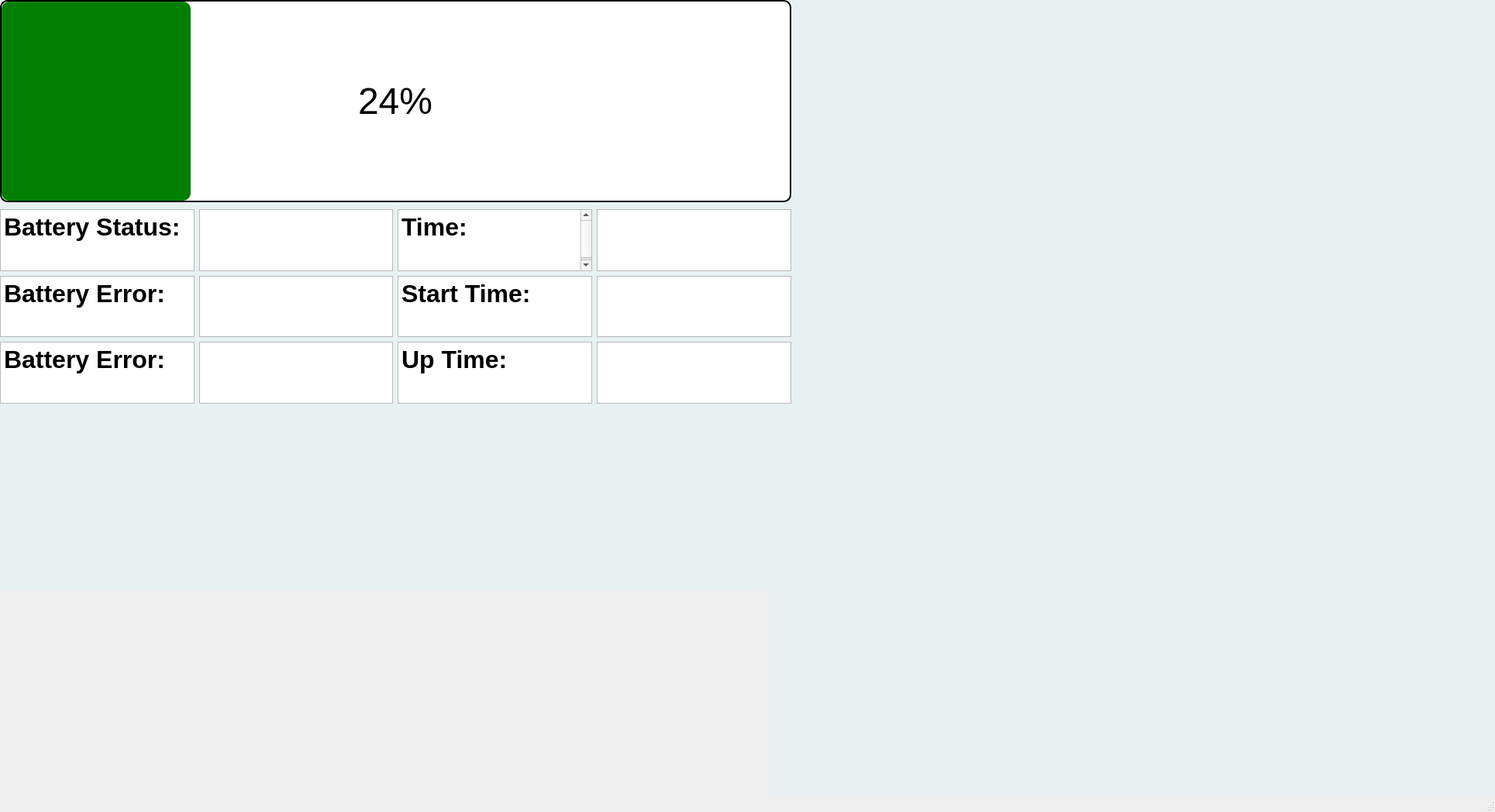
<?xml version="1.0" encoding="UTF-8"?>
<ui version="4.0">
 <class>MainWindow</class>
 <widget class="QMainWindow" name="MainWindow">
  <property name="geometry">
   <rect>
    <x>0</x>
    <y>0</y>
    <width>1929</width>
    <height>1048</height>
   </rect>
  </property>
  <property name="windowTitle">
   <string>MainWindow</string>
  </property>
  <widget class="QWidget" name="centralwidget">
   <widget class="QLabel" name="label">
    <property name="geometry">
     <rect>
      <x>-200</x>
      <y>-660</y>
      <width>2141</width>
      <height>1421</height>
     </rect>
    </property>
    <property name="palette">
     <palette>
      <active>
       <colorrole role="WindowText">
        <brush brushstyle="SolidPattern">
         <color alpha="255">
          <red>0</red>
          <green>0</green>
          <blue>0</blue>
         </color>
        </brush>
       </colorrole>
       <colorrole role="Button">
        <brush brushstyle="SolidPattern">
         <color alpha="255">
          <red>232</red>
          <green>241</green>
          <blue>242</blue>
         </color>
        </brush>
       </colorrole>
       <colorrole role="Light">
        <brush brushstyle="SolidPattern">
         <color alpha="255">
          <red>255</red>
          <green>255</green>
          <blue>255</blue>
         </color>
        </brush>
       </colorrole>
       <colorrole role="Midlight">
        <brush brushstyle="SolidPattern">
         <color alpha="255">
          <red>243</red>
          <green>248</green>
          <blue>248</blue>
         </color>
        </brush>
       </colorrole>
       <colorrole role="Dark">
        <brush brushstyle="SolidPattern">
         <color alpha="255">
          <red>116</red>
          <green>120</green>
          <blue>121</blue>
         </color>
        </brush>
       </colorrole>
       <colorrole role="Mid">
        <brush brushstyle="SolidPattern">
         <color alpha="255">
          <red>155</red>
          <green>161</green>
          <blue>161</blue>
         </color>
        </brush>
       </colorrole>
       <colorrole role="Text">
        <brush brushstyle="SolidPattern">
         <color alpha="255">
          <red>0</red>
          <green>0</green>
          <blue>0</blue>
         </color>
        </brush>
       </colorrole>
       <colorrole role="BrightText">
        <brush brushstyle="SolidPattern">
         <color alpha="255">
          <red>255</red>
          <green>255</green>
          <blue>255</blue>
         </color>
        </brush>
       </colorrole>
       <colorrole role="ButtonText">
        <brush brushstyle="SolidPattern">
         <color alpha="255">
          <red>0</red>
          <green>0</green>
          <blue>0</blue>
         </color>
        </brush>
       </colorrole>
       <colorrole role="Base">
        <brush brushstyle="SolidPattern">
         <color alpha="255">
          <red>255</red>
          <green>255</green>
          <blue>255</blue>
         </color>
        </brush>
       </colorrole>
       <colorrole role="Window">
        <brush brushstyle="SolidPattern">
         <color alpha="255">
          <red>232</red>
          <green>241</green>
          <blue>242</blue>
         </color>
        </brush>
       </colorrole>
       <colorrole role="Shadow">
        <brush brushstyle="SolidPattern">
         <color alpha="255">
          <red>0</red>
          <green>0</green>
          <blue>0</blue>
         </color>
        </brush>
       </colorrole>
       <colorrole role="Highlight">
        <brush brushstyle="SolidPattern">
         <color alpha="255">
          <red>255</red>
          <green>0</green>
          <blue>0</blue>
         </color>
        </brush>
       </colorrole>
       <colorrole role="AlternateBase">
        <brush brushstyle="SolidPattern">
         <color alpha="255">
          <red>243</red>
          <green>248</green>
          <blue>248</blue>
         </color>
        </brush>
       </colorrole>
       <colorrole role="ToolTipBase">
        <brush brushstyle="SolidPattern">
         <color alpha="255">
          <red>255</red>
          <green>255</green>
          <blue>220</blue>
         </color>
        </brush>
       </colorrole>
       <colorrole role="ToolTipText">
        <brush brushstyle="SolidPattern">
         <color alpha="255">
          <red>0</red>
          <green>0</green>
          <blue>0</blue>
         </color>
        </brush>
       </colorrole>
      </active>
      <inactive>
       <colorrole role="WindowText">
        <brush brushstyle="SolidPattern">
         <color alpha="255">
          <red>0</red>
          <green>0</green>
          <blue>0</blue>
         </color>
        </brush>
       </colorrole>
       <colorrole role="Button">
        <brush brushstyle="SolidPattern">
         <color alpha="255">
          <red>232</red>
          <green>241</green>
          <blue>242</blue>
         </color>
        </brush>
       </colorrole>
       <colorrole role="Light">
        <brush brushstyle="SolidPattern">
         <color alpha="255">
          <red>255</red>
          <green>255</green>
          <blue>255</blue>
         </color>
        </brush>
       </colorrole>
       <colorrole role="Midlight">
        <brush brushstyle="SolidPattern">
         <color alpha="255">
          <red>243</red>
          <green>248</green>
          <blue>248</blue>
         </color>
        </brush>
       </colorrole>
       <colorrole role="Dark">
        <brush brushstyle="SolidPattern">
         <color alpha="255">
          <red>116</red>
          <green>120</green>
          <blue>121</blue>
         </color>
        </brush>
       </colorrole>
       <colorrole role="Mid">
        <brush brushstyle="SolidPattern">
         <color alpha="255">
          <red>155</red>
          <green>161</green>
          <blue>161</blue>
         </color>
        </brush>
       </colorrole>
       <colorrole role="Text">
        <brush brushstyle="SolidPattern">
         <color alpha="255">
          <red>0</red>
          <green>0</green>
          <blue>0</blue>
         </color>
        </brush>
       </colorrole>
       <colorrole role="BrightText">
        <brush brushstyle="SolidPattern">
         <color alpha="255">
          <red>255</red>
          <green>255</green>
          <blue>255</blue>
         </color>
        </brush>
       </colorrole>
       <colorrole role="ButtonText">
        <brush brushstyle="SolidPattern">
         <color alpha="255">
          <red>0</red>
          <green>0</green>
          <blue>0</blue>
         </color>
        </brush>
       </colorrole>
       <colorrole role="Base">
        <brush brushstyle="SolidPattern">
         <color alpha="255">
          <red>255</red>
          <green>255</green>
          <blue>255</blue>
         </color>
        </brush>
       </colorrole>
       <colorrole role="Window">
        <brush brushstyle="SolidPattern">
         <color alpha="255">
          <red>232</red>
          <green>241</green>
          <blue>242</blue>
         </color>
        </brush>
       </colorrole>
       <colorrole role="Shadow">
        <brush brushstyle="SolidPattern">
         <color alpha="255">
          <red>0</red>
          <green>0</green>
          <blue>0</blue>
         </color>
        </brush>
       </colorrole>
       <colorrole role="Highlight">
        <brush brushstyle="SolidPattern">
         <color alpha="255">
          <red>255</red>
          <green>0</green>
          <blue>0</blue>
         </color>
        </brush>
       </colorrole>
       <colorrole role="AlternateBase">
        <brush brushstyle="SolidPattern">
         <color alpha="255">
          <red>243</red>
          <green>248</green>
          <blue>248</blue>
         </color>
        </brush>
       </colorrole>
       <colorrole role="ToolTipBase">
        <brush brushstyle="SolidPattern">
         <color alpha="255">
          <red>255</red>
          <green>255</green>
          <blue>220</blue>
         </color>
        </brush>
       </colorrole>
       <colorrole role="ToolTipText">
        <brush brushstyle="SolidPattern">
         <color alpha="255">
          <red>0</red>
          <green>0</green>
          <blue>0</blue>
         </color>
        </brush>
       </colorrole>
      </inactive>
      <disabled>
       <colorrole role="WindowText">
        <brush brushstyle="SolidPattern">
         <color alpha="255">
          <red>116</red>
          <green>120</green>
          <blue>121</blue>
         </color>
        </brush>
       </colorrole>
       <colorrole role="Button">
        <brush brushstyle="SolidPattern">
         <color alpha="255">
          <red>232</red>
          <green>241</green>
          <blue>242</blue>
         </color>
        </brush>
       </colorrole>
       <colorrole role="Light">
        <brush brushstyle="SolidPattern">
         <color alpha="255">
          <red>255</red>
          <green>255</green>
          <blue>255</blue>
         </color>
        </brush>
       </colorrole>
       <colorrole role="Midlight">
        <brush brushstyle="SolidPattern">
         <color alpha="255">
          <red>243</red>
          <green>248</green>
          <blue>248</blue>
         </color>
        </brush>
       </colorrole>
       <colorrole role="Dark">
        <brush brushstyle="SolidPattern">
         <color alpha="255">
          <red>116</red>
          <green>120</green>
          <blue>121</blue>
         </color>
        </brush>
       </colorrole>
       <colorrole role="Mid">
        <brush brushstyle="SolidPattern">
         <color alpha="255">
          <red>155</red>
          <green>161</green>
          <blue>161</blue>
         </color>
        </brush>
       </colorrole>
       <colorrole role="Text">
        <brush brushstyle="SolidPattern">
         <color alpha="255">
          <red>116</red>
          <green>120</green>
          <blue>121</blue>
         </color>
        </brush>
       </colorrole>
       <colorrole role="BrightText">
        <brush brushstyle="SolidPattern">
         <color alpha="255">
          <red>255</red>
          <green>255</green>
          <blue>255</blue>
         </color>
        </brush>
       </colorrole>
       <colorrole role="ButtonText">
        <brush brushstyle="SolidPattern">
         <color alpha="255">
          <red>116</red>
          <green>120</green>
          <blue>121</blue>
         </color>
        </brush>
       </colorrole>
       <colorrole role="Base">
        <brush brushstyle="SolidPattern">
         <color alpha="255">
          <red>232</red>
          <green>241</green>
          <blue>242</blue>
         </color>
        </brush>
       </colorrole>
       <colorrole role="Window">
        <brush brushstyle="SolidPattern">
         <color alpha="255">
          <red>232</red>
          <green>241</green>
          <blue>242</blue>
         </color>
        </brush>
       </colorrole>
       <colorrole role="Shadow">
        <brush brushstyle="SolidPattern">
         <color alpha="255">
          <red>0</red>
          <green>0</green>
          <blue>0</blue>
         </color>
        </brush>
       </colorrole>
       <colorrole role="Highlight">
        <brush brushstyle="SolidPattern">
         <color alpha="255">
          <red>0</red>
          <green>120</green>
          <blue>215</blue>
         </color>
        </brush>
       </colorrole>
       <colorrole role="AlternateBase">
        <brush brushstyle="SolidPattern">
         <color alpha="255">
          <red>232</red>
          <green>241</green>
          <blue>242</blue>
         </color>
        </brush>
       </colorrole>
       <colorrole role="ToolTipBase">
        <brush brushstyle="SolidPattern">
         <color alpha="255">
          <red>255</red>
          <green>255</green>
          <blue>220</blue>
         </color>
        </brush>
       </colorrole>
       <colorrole role="ToolTipText">
        <brush brushstyle="SolidPattern">
         <color alpha="255">
          <red>0</red>
          <green>0</green>
          <blue>0</blue>
         </color>
        </brush>
       </colorrole>
      </disabled>
     </palette>
    </property>
    <property name="autoFillBackground">
     <bool>true</bool>
    </property>
    <property name="styleSheet">
     <string notr="true"/>
    </property>
    <property name="text">
     <string/>
    </property>
   </widget>
   <widget class="QProgressBar" name="progressBar">
    <property name="geometry">
     <rect>
      <x>0</x>
      <y>0</y>
      <width>1021</width>
      <height>261</height>
     </rect>
    </property>
    <property name="font">
     <font>
      <pointsize>36</pointsize>
     </font>
    </property>
    <property name="styleSheet">
     <string notr="true">QProgressBar {
    border: 2px solid black;
    border-radius: 10px;
    background: white;
    text-align: center;
}
QProgressBar::chunk {
    background: green;
    border-radius: 10px;
}</string>
    </property>
    <property name="value">
     <number>24</number>
    </property>
   </widget>
   <widget class="QLabel" name="label_2">
    <property name="geometry">
     <rect>
      <x>990</x>
      <y>490</y>
      <width>2141</width>
      <height>1421</height>
     </rect>
    </property>
    <property name="palette">
     <palette>
      <active>
       <colorrole role="WindowText">
        <brush brushstyle="SolidPattern">
         <color alpha="255">
          <red>0</red>
          <green>0</green>
          <blue>0</blue>
         </color>
        </brush>
       </colorrole>
       <colorrole role="Button">
        <brush brushstyle="SolidPattern">
         <color alpha="255">
          <red>232</red>
          <green>241</green>
          <blue>242</blue>
         </color>
        </brush>
       </colorrole>
       <colorrole role="Light">
        <brush brushstyle="SolidPattern">
         <color alpha="255">
          <red>255</red>
          <green>255</green>
          <blue>255</blue>
         </color>
        </brush>
       </colorrole>
       <colorrole role="Midlight">
        <brush brushstyle="SolidPattern">
         <color alpha="255">
          <red>243</red>
          <green>248</green>
          <blue>248</blue>
         </color>
        </brush>
       </colorrole>
       <colorrole role="Dark">
        <brush brushstyle="SolidPattern">
         <color alpha="255">
          <red>116</red>
          <green>120</green>
          <blue>121</blue>
         </color>
        </brush>
       </colorrole>
       <colorrole role="Mid">
        <brush brushstyle="SolidPattern">
         <color alpha="255">
          <red>155</red>
          <green>161</green>
          <blue>161</blue>
         </color>
        </brush>
       </colorrole>
       <colorrole role="Text">
        <brush brushstyle="SolidPattern">
         <color alpha="255">
          <red>0</red>
          <green>0</green>
          <blue>0</blue>
         </color>
        </brush>
       </colorrole>
       <colorrole role="BrightText">
        <brush brushstyle="SolidPattern">
         <color alpha="255">
          <red>255</red>
          <green>255</green>
          <blue>255</blue>
         </color>
        </brush>
       </colorrole>
       <colorrole role="ButtonText">
        <brush brushstyle="SolidPattern">
         <color alpha="255">
          <red>0</red>
          <green>0</green>
          <blue>0</blue>
         </color>
        </brush>
       </colorrole>
       <colorrole role="Base">
        <brush brushstyle="SolidPattern">
         <color alpha="255">
          <red>255</red>
          <green>255</green>
          <blue>255</blue>
         </color>
        </brush>
       </colorrole>
       <colorrole role="Window">
        <brush brushstyle="SolidPattern">
         <color alpha="255">
          <red>232</red>
          <green>241</green>
          <blue>242</blue>
         </color>
        </brush>
       </colorrole>
       <colorrole role="Shadow">
        <brush brushstyle="SolidPattern">
         <color alpha="255">
          <red>0</red>
          <green>0</green>
          <blue>0</blue>
         </color>
        </brush>
       </colorrole>
       <colorrole role="Highlight">
        <brush brushstyle="SolidPattern">
         <color alpha="255">
          <red>255</red>
          <green>0</green>
          <blue>0</blue>
         </color>
        </brush>
       </colorrole>
       <colorrole role="AlternateBase">
        <brush brushstyle="SolidPattern">
         <color alpha="255">
          <red>243</red>
          <green>248</green>
          <blue>248</blue>
         </color>
        </brush>
       </colorrole>
       <colorrole role="ToolTipBase">
        <brush brushstyle="SolidPattern">
         <color alpha="255">
          <red>255</red>
          <green>255</green>
          <blue>220</blue>
         </color>
        </brush>
       </colorrole>
       <colorrole role="ToolTipText">
        <brush brushstyle="SolidPattern">
         <color alpha="255">
          <red>0</red>
          <green>0</green>
          <blue>0</blue>
         </color>
        </brush>
       </colorrole>
      </active>
      <inactive>
       <colorrole role="WindowText">
        <brush brushstyle="SolidPattern">
         <color alpha="255">
          <red>0</red>
          <green>0</green>
          <blue>0</blue>
         </color>
        </brush>
       </colorrole>
       <colorrole role="Button">
        <brush brushstyle="SolidPattern">
         <color alpha="255">
          <red>232</red>
          <green>241</green>
          <blue>242</blue>
         </color>
        </brush>
       </colorrole>
       <colorrole role="Light">
        <brush brushstyle="SolidPattern">
         <color alpha="255">
          <red>255</red>
          <green>255</green>
          <blue>255</blue>
         </color>
        </brush>
       </colorrole>
       <colorrole role="Midlight">
        <brush brushstyle="SolidPattern">
         <color alpha="255">
          <red>243</red>
          <green>248</green>
          <blue>248</blue>
         </color>
        </brush>
       </colorrole>
       <colorrole role="Dark">
        <brush brushstyle="SolidPattern">
         <color alpha="255">
          <red>116</red>
          <green>120</green>
          <blue>121</blue>
         </color>
        </brush>
       </colorrole>
       <colorrole role="Mid">
        <brush brushstyle="SolidPattern">
         <color alpha="255">
          <red>155</red>
          <green>161</green>
          <blue>161</blue>
         </color>
        </brush>
       </colorrole>
       <colorrole role="Text">
        <brush brushstyle="SolidPattern">
         <color alpha="255">
          <red>0</red>
          <green>0</green>
          <blue>0</blue>
         </color>
        </brush>
       </colorrole>
       <colorrole role="BrightText">
        <brush brushstyle="SolidPattern">
         <color alpha="255">
          <red>255</red>
          <green>255</green>
          <blue>255</blue>
         </color>
        </brush>
       </colorrole>
       <colorrole role="ButtonText">
        <brush brushstyle="SolidPattern">
         <color alpha="255">
          <red>0</red>
          <green>0</green>
          <blue>0</blue>
         </color>
        </brush>
       </colorrole>
       <colorrole role="Base">
        <brush brushstyle="SolidPattern">
         <color alpha="255">
          <red>255</red>
          <green>255</green>
          <blue>255</blue>
         </color>
        </brush>
       </colorrole>
       <colorrole role="Window">
        <brush brushstyle="SolidPattern">
         <color alpha="255">
          <red>232</red>
          <green>241</green>
          <blue>242</blue>
         </color>
        </brush>
       </colorrole>
       <colorrole role="Shadow">
        <brush brushstyle="SolidPattern">
         <color alpha="255">
          <red>0</red>
          <green>0</green>
          <blue>0</blue>
         </color>
        </brush>
       </colorrole>
       <colorrole role="Highlight">
        <brush brushstyle="SolidPattern">
         <color alpha="255">
          <red>255</red>
          <green>0</green>
          <blue>0</blue>
         </color>
        </brush>
       </colorrole>
       <colorrole role="AlternateBase">
        <brush brushstyle="SolidPattern">
         <color alpha="255">
          <red>243</red>
          <green>248</green>
          <blue>248</blue>
         </color>
        </brush>
       </colorrole>
       <colorrole role="ToolTipBase">
        <brush brushstyle="SolidPattern">
         <color alpha="255">
          <red>255</red>
          <green>255</green>
          <blue>220</blue>
         </color>
        </brush>
       </colorrole>
       <colorrole role="ToolTipText">
        <brush brushstyle="SolidPattern">
         <color alpha="255">
          <red>0</red>
          <green>0</green>
          <blue>0</blue>
         </color>
        </brush>
       </colorrole>
      </inactive>
      <disabled>
       <colorrole role="WindowText">
        <brush brushstyle="SolidPattern">
         <color alpha="255">
          <red>116</red>
          <green>120</green>
          <blue>121</blue>
         </color>
        </brush>
       </colorrole>
       <colorrole role="Button">
        <brush brushstyle="SolidPattern">
         <color alpha="255">
          <red>232</red>
          <green>241</green>
          <blue>242</blue>
         </color>
        </brush>
       </colorrole>
       <colorrole role="Light">
        <brush brushstyle="SolidPattern">
         <color alpha="255">
          <red>255</red>
          <green>255</green>
          <blue>255</blue>
         </color>
        </brush>
       </colorrole>
       <colorrole role="Midlight">
        <brush brushstyle="SolidPattern">
         <color alpha="255">
          <red>243</red>
          <green>248</green>
          <blue>248</blue>
         </color>
        </brush>
       </colorrole>
       <colorrole role="Dark">
        <brush brushstyle="SolidPattern">
         <color alpha="255">
          <red>116</red>
          <green>120</green>
          <blue>121</blue>
         </color>
        </brush>
       </colorrole>
       <colorrole role="Mid">
        <brush brushstyle="SolidPattern">
         <color alpha="255">
          <red>155</red>
          <green>161</green>
          <blue>161</blue>
         </color>
        </brush>
       </colorrole>
       <colorrole role="Text">
        <brush brushstyle="SolidPattern">
         <color alpha="255">
          <red>116</red>
          <green>120</green>
          <blue>121</blue>
         </color>
        </brush>
       </colorrole>
       <colorrole role="BrightText">
        <brush brushstyle="SolidPattern">
         <color alpha="255">
          <red>255</red>
          <green>255</green>
          <blue>255</blue>
         </color>
        </brush>
       </colorrole>
       <colorrole role="ButtonText">
        <brush brushstyle="SolidPattern">
         <color alpha="255">
          <red>116</red>
          <green>120</green>
          <blue>121</blue>
         </color>
        </brush>
       </colorrole>
       <colorrole role="Base">
        <brush brushstyle="SolidPattern">
         <color alpha="255">
          <red>232</red>
          <green>241</green>
          <blue>242</blue>
         </color>
        </brush>
       </colorrole>
       <colorrole role="Window">
        <brush brushstyle="SolidPattern">
         <color alpha="255">
          <red>232</red>
          <green>241</green>
          <blue>242</blue>
         </color>
        </brush>
       </colorrole>
       <colorrole role="Shadow">
        <brush brushstyle="SolidPattern">
         <color alpha="255">
          <red>0</red>
          <green>0</green>
          <blue>0</blue>
         </color>
        </brush>
       </colorrole>
       <colorrole role="Highlight">
        <brush brushstyle="SolidPattern">
         <color alpha="255">
          <red>0</red>
          <green>120</green>
          <blue>215</blue>
         </color>
        </brush>
       </colorrole>
       <colorrole role="AlternateBase">
        <brush brushstyle="SolidPattern">
         <color alpha="255">
          <red>232</red>
          <green>241</green>
          <blue>242</blue>
         </color>
        </brush>
       </colorrole>
       <colorrole role="ToolTipBase">
        <brush brushstyle="SolidPattern">
         <color alpha="255">
          <red>255</red>
          <green>255</green>
          <blue>220</blue>
         </color>
        </brush>
       </colorrole>
       <colorrole role="ToolTipText">
        <brush brushstyle="SolidPattern">
         <color alpha="255">
          <red>0</red>
          <green>0</green>
          <blue>0</blue>
         </color>
        </brush>
       </colorrole>
      </disabled>
     </palette>
    </property>
    <property name="autoFillBackground">
     <bool>true</bool>
    </property>
    <property name="styleSheet">
     <string notr="true"/>
    </property>
    <property name="text">
     <string/>
    </property>
   </widget>
   <widget class="QWidget" name="">
    <property name="geometry">
     <rect>
      <x>0</x>
      <y>270</y>
      <width>1021</width>
      <height>251</height>
     </rect>
    </property>
    <layout class="QGridLayout" name="gridLayout">
     <item row="0" column="0">
      <widget class="QTextEdit" name="textEdit">
       <property name="html">
        <string>&lt;!DOCTYPE HTML PUBLIC &quot;-//W3C//DTD HTML 4.0//EN&quot; &quot;http://www.w3.org/TR/REC-html40/strict.dtd&quot;&gt;
&lt;html&gt;&lt;head&gt;&lt;meta name=&quot;qrichtext&quot; content=&quot;1&quot; /&gt;&lt;style type=&quot;text/css&quot;&gt;
p, li { white-space: pre-wrap; }
&lt;/style&gt;&lt;/head&gt;&lt;body style=&quot; font-family:'MS Shell Dlg 2'; font-size:7.875pt; font-weight:400; font-style:normal;&quot;&gt;
&lt;p style=&quot; margin-top:0px; margin-bottom:0px; margin-left:0px; margin-right:0px; -qt-block-indent:0; text-indent:0px;&quot;&gt;&lt;span style=&quot; font-size:24pt; font-weight:600;&quot;&gt;Battery Status:&lt;/span&gt;&lt;/p&gt;&lt;/body&gt;&lt;/html&gt;</string>
       </property>
      </widget>
     </item>
     <item row="0" column="1">
      <widget class="QTextEdit" name="textEdit_2">
       <property name="html">
        <string>&lt;!DOCTYPE HTML PUBLIC &quot;-//W3C//DTD HTML 4.0//EN&quot; &quot;http://www.w3.org/TR/REC-html40/strict.dtd&quot;&gt;
&lt;html&gt;&lt;head&gt;&lt;meta name=&quot;qrichtext&quot; content=&quot;1&quot; /&gt;&lt;style type=&quot;text/css&quot;&gt;
p, li { white-space: pre-wrap; }
&lt;/style&gt;&lt;/head&gt;&lt;body style=&quot; font-family:'MS Shell Dlg 2'; font-size:7.875pt; font-weight:400; font-style:normal;&quot;&gt;
&lt;p style=&quot;-qt-paragraph-type:empty; margin-top:0px; margin-bottom:0px; margin-left:0px; margin-right:0px; -qt-block-indent:0; text-indent:0px;&quot;&gt;&lt;br /&gt;&lt;/p&gt;&lt;/body&gt;&lt;/html&gt;</string>
       </property>
      </widget>
     </item>
     <item row="0" column="2">
      <widget class="QTextEdit" name="textEdit_4">
       <property name="html">
        <string>&lt;!DOCTYPE HTML PUBLIC &quot;-//W3C//DTD HTML 4.0//EN&quot; &quot;http://www.w3.org/TR/REC-html40/strict.dtd&quot;&gt;
&lt;html&gt;&lt;head&gt;&lt;meta name=&quot;qrichtext&quot; content=&quot;1&quot; /&gt;&lt;style type=&quot;text/css&quot;&gt;
p, li { white-space: pre-wrap; }
&lt;/style&gt;&lt;/head&gt;&lt;body style=&quot; font-family:'MS Shell Dlg 2'; font-size:7.875pt; font-weight:400; font-style:normal;&quot;&gt;
&lt;p style=&quot; margin-top:0px; margin-bottom:0px; margin-left:0px; margin-right:0px; -qt-block-indent:0; text-indent:0px;&quot;&gt;&lt;span style=&quot; font-size:24pt; font-weight:600;&quot;&gt;Time:&lt;/span&gt;&lt;/p&gt;
&lt;p style=&quot;-qt-paragraph-type:empty; margin-top:0px; margin-bottom:0px; margin-left:0px; margin-right:0px; -qt-block-indent:0; text-indent:0px; font-size:24pt; font-weight:600;&quot;&gt;&lt;br /&gt;&lt;/p&gt;&lt;/body&gt;&lt;/html&gt;</string>
       </property>
      </widget>
     </item>
     <item row="0" column="3">
      <widget class="QTextEdit" name="textEdit_3">
       <property name="html">
        <string>&lt;!DOCTYPE HTML PUBLIC &quot;-//W3C//DTD HTML 4.0//EN&quot; &quot;http://www.w3.org/TR/REC-html40/strict.dtd&quot;&gt;
&lt;html&gt;&lt;head&gt;&lt;meta name=&quot;qrichtext&quot; content=&quot;1&quot; /&gt;&lt;style type=&quot;text/css&quot;&gt;
p, li { white-space: pre-wrap; }
&lt;/style&gt;&lt;/head&gt;&lt;body style=&quot; font-family:'MS Shell Dlg 2'; font-size:7.875pt; font-weight:400; font-style:normal;&quot;&gt;
&lt;p style=&quot;-qt-paragraph-type:empty; margin-top:0px; margin-bottom:0px; margin-left:0px; margin-right:0px; -qt-block-indent:0; text-indent:0px;&quot;&gt;&lt;br /&gt;&lt;/p&gt;&lt;/body&gt;&lt;/html&gt;</string>
       </property>
      </widget>
     </item>
     <item row="1" column="0">
      <widget class="QTextEdit" name="textEdit_6">
       <property name="html">
        <string>&lt;!DOCTYPE HTML PUBLIC &quot;-//W3C//DTD HTML 4.0//EN&quot; &quot;http://www.w3.org/TR/REC-html40/strict.dtd&quot;&gt;
&lt;html&gt;&lt;head&gt;&lt;meta name=&quot;qrichtext&quot; content=&quot;1&quot; /&gt;&lt;style type=&quot;text/css&quot;&gt;
p, li { white-space: pre-wrap; }
&lt;/style&gt;&lt;/head&gt;&lt;body style=&quot; font-family:'MS Shell Dlg 2'; font-size:7.875pt; font-weight:400; font-style:normal;&quot;&gt;
&lt;p style=&quot; margin-top:0px; margin-bottom:0px; margin-left:0px; margin-right:0px; -qt-block-indent:0; text-indent:0px;&quot;&gt;&lt;span style=&quot; font-size:24pt; font-weight:600;&quot;&gt;Battery Error:&lt;/span&gt;&lt;/p&gt;&lt;/body&gt;&lt;/html&gt;</string>
       </property>
      </widget>
     </item>
     <item row="1" column="1">
      <widget class="QTextEdit" name="textEdit_7">
       <property name="html">
        <string>&lt;!DOCTYPE HTML PUBLIC &quot;-//W3C//DTD HTML 4.0//EN&quot; &quot;http://www.w3.org/TR/REC-html40/strict.dtd&quot;&gt;
&lt;html&gt;&lt;head&gt;&lt;meta name=&quot;qrichtext&quot; content=&quot;1&quot; /&gt;&lt;style type=&quot;text/css&quot;&gt;
p, li { white-space: pre-wrap; }
&lt;/style&gt;&lt;/head&gt;&lt;body style=&quot; font-family:'MS Shell Dlg 2'; font-size:7.875pt; font-weight:400; font-style:normal;&quot;&gt;
&lt;p style=&quot;-qt-paragraph-type:empty; margin-top:0px; margin-bottom:0px; margin-left:0px; margin-right:0px; -qt-block-indent:0; text-indent:0px;&quot;&gt;&lt;br /&gt;&lt;/p&gt;&lt;/body&gt;&lt;/html&gt;</string>
       </property>
      </widget>
     </item>
     <item row="1" column="2">
      <widget class="QTextEdit" name="textEdit_13">
       <property name="html">
        <string>&lt;!DOCTYPE HTML PUBLIC &quot;-//W3C//DTD HTML 4.0//EN&quot; &quot;http://www.w3.org/TR/REC-html40/strict.dtd&quot;&gt;
&lt;html&gt;&lt;head&gt;&lt;meta name=&quot;qrichtext&quot; content=&quot;1&quot; /&gt;&lt;style type=&quot;text/css&quot;&gt;
p, li { white-space: pre-wrap; }
&lt;/style&gt;&lt;/head&gt;&lt;body style=&quot; font-family:'MS Shell Dlg 2'; font-size:7.875pt; font-weight:400; font-style:normal;&quot;&gt;
&lt;p style=&quot; margin-top:0px; margin-bottom:0px; margin-left:0px; margin-right:0px; -qt-block-indent:0; text-indent:0px;&quot;&gt;&lt;span style=&quot; font-size:24pt; font-weight:600;&quot;&gt;Start Time:&lt;/span&gt;&lt;/p&gt;&lt;/body&gt;&lt;/html&gt;</string>
       </property>
      </widget>
     </item>
     <item row="1" column="3">
      <widget class="QTextEdit" name="textEdit_12">
       <property name="html">
        <string>&lt;!DOCTYPE HTML PUBLIC &quot;-//W3C//DTD HTML 4.0//EN&quot; &quot;http://www.w3.org/TR/REC-html40/strict.dtd&quot;&gt;
&lt;html&gt;&lt;head&gt;&lt;meta name=&quot;qrichtext&quot; content=&quot;1&quot; /&gt;&lt;style type=&quot;text/css&quot;&gt;
p, li { white-space: pre-wrap; }
&lt;/style&gt;&lt;/head&gt;&lt;body style=&quot; font-family:'MS Shell Dlg 2'; font-size:7.875pt; font-weight:400; font-style:normal;&quot;&gt;
&lt;p style=&quot;-qt-paragraph-type:empty; margin-top:0px; margin-bottom:0px; margin-left:0px; margin-right:0px; -qt-block-indent:0; text-indent:0px;&quot;&gt;&lt;br /&gt;&lt;/p&gt;&lt;/body&gt;&lt;/html&gt;</string>
       </property>
      </widget>
     </item>
     <item row="2" column="0">
      <widget class="QTextEdit" name="textEdit_8">
       <property name="html">
        <string>&lt;!DOCTYPE HTML PUBLIC &quot;-//W3C//DTD HTML 4.0//EN&quot; &quot;http://www.w3.org/TR/REC-html40/strict.dtd&quot;&gt;
&lt;html&gt;&lt;head&gt;&lt;meta name=&quot;qrichtext&quot; content=&quot;1&quot; /&gt;&lt;style type=&quot;text/css&quot;&gt;
p, li { white-space: pre-wrap; }
&lt;/style&gt;&lt;/head&gt;&lt;body style=&quot; font-family:'MS Shell Dlg 2'; font-size:7.875pt; font-weight:400; font-style:normal;&quot;&gt;
&lt;p style=&quot; margin-top:0px; margin-bottom:0px; margin-left:0px; margin-right:0px; -qt-block-indent:0; text-indent:0px;&quot;&gt;&lt;span style=&quot; font-size:24pt; font-weight:600;&quot;&gt;Battery Error:&lt;/span&gt;&lt;/p&gt;&lt;/body&gt;&lt;/html&gt;</string>
       </property>
      </widget>
     </item>
     <item row="2" column="1">
      <widget class="QTextEdit" name="textEdit_9">
       <property name="html">
        <string>&lt;!DOCTYPE HTML PUBLIC &quot;-//W3C//DTD HTML 4.0//EN&quot; &quot;http://www.w3.org/TR/REC-html40/strict.dtd&quot;&gt;
&lt;html&gt;&lt;head&gt;&lt;meta name=&quot;qrichtext&quot; content=&quot;1&quot; /&gt;&lt;style type=&quot;text/css&quot;&gt;
p, li { white-space: pre-wrap; }
&lt;/style&gt;&lt;/head&gt;&lt;body style=&quot; font-family:'MS Shell Dlg 2'; font-size:7.875pt; font-weight:400; font-style:normal;&quot;&gt;
&lt;p style=&quot;-qt-paragraph-type:empty; margin-top:0px; margin-bottom:0px; margin-left:0px; margin-right:0px; -qt-block-indent:0; text-indent:0px;&quot;&gt;&lt;br /&gt;&lt;/p&gt;&lt;/body&gt;&lt;/html&gt;</string>
       </property>
      </widget>
     </item>
     <item row="2" column="2">
      <widget class="QTextEdit" name="textEdit_11">
       <property name="html">
        <string>&lt;!DOCTYPE HTML PUBLIC &quot;-//W3C//DTD HTML 4.0//EN&quot; &quot;http://www.w3.org/TR/REC-html40/strict.dtd&quot;&gt;
&lt;html&gt;&lt;head&gt;&lt;meta name=&quot;qrichtext&quot; content=&quot;1&quot; /&gt;&lt;style type=&quot;text/css&quot;&gt;
p, li { white-space: pre-wrap; }
&lt;/style&gt;&lt;/head&gt;&lt;body style=&quot; font-family:'MS Shell Dlg 2'; font-size:7.875pt; font-weight:400; font-style:normal;&quot;&gt;
&lt;p style=&quot; margin-top:0px; margin-bottom:0px; margin-left:0px; margin-right:0px; -qt-block-indent:0; text-indent:0px;&quot;&gt;&lt;span style=&quot; font-size:24pt; font-weight:600;&quot;&gt;Up Time:&lt;/span&gt;&lt;/p&gt;&lt;/body&gt;&lt;/html&gt;</string>
       </property>
      </widget>
     </item>
     <item row="2" column="3">
      <widget class="QTextEdit" name="textEdit_10">
       <property name="html">
        <string>&lt;!DOCTYPE HTML PUBLIC &quot;-//W3C//DTD HTML 4.0//EN&quot; &quot;http://www.w3.org/TR/REC-html40/strict.dtd&quot;&gt;
&lt;html&gt;&lt;head&gt;&lt;meta name=&quot;qrichtext&quot; content=&quot;1&quot; /&gt;&lt;style type=&quot;text/css&quot;&gt;
p, li { white-space: pre-wrap; }
&lt;/style&gt;&lt;/head&gt;&lt;body style=&quot; font-family:'MS Shell Dlg 2'; font-size:7.875pt; font-weight:400; font-style:normal;&quot;&gt;
&lt;p style=&quot;-qt-paragraph-type:empty; margin-top:0px; margin-bottom:0px; margin-left:0px; margin-right:0px; -qt-block-indent:0; text-indent:0px;&quot;&gt;&lt;br /&gt;&lt;/p&gt;&lt;/body&gt;&lt;/html&gt;</string>
       </property>
      </widget>
     </item>
    </layout>
   </widget>
  </widget>
  <widget class="QStatusBar" name="statusbar"/>
 </widget>
 <resources/>
 <connections/>
</ui>
